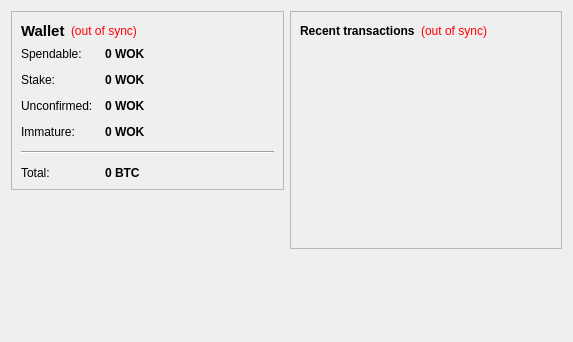
<?xml version="1.0" encoding="UTF-8"?>
<ui version="4.0">
 <class>OverviewPage</class>
 <widget class="QWidget" name="OverviewPage">
  <property name="geometry">
   <rect>
    <x>0</x>
    <y>0</y>
    <width>573</width>
    <height>342</height>
   </rect>
  </property>
  <property name="windowTitle">
   <string>Form</string>
  </property>
  <layout class="QHBoxLayout" name="horizontalLayout" stretch="1,1">
   <item>
    <layout class="QVBoxLayout" name="verticalLayout_2">
     <item>
      <widget class="QFrame" name="frame">
       <property name="frameShape">
        <enum>QFrame::StyledPanel</enum>
       </property>
       <property name="frameShadow">
        <enum>QFrame::Raised</enum>
       </property>
       <layout class="QVBoxLayout" name="verticalLayout_4">
        <item>
         <layout class="QHBoxLayout" name="horizontalLayout_4">
          <item>
           <widget class="QLabel" name="label_5">
            <property name="font">
             <font>
              <pointsize>11</pointsize>
              <weight>75</weight>
              <bold>true</bold>
             </font>
            </property>
            <property name="text">
             <string>Wallet</string>
            </property>
           </widget>
          </item>
          <item>
           <widget class="QLabel" name="labelWalletStatus">
            <property name="toolTip">
             <string>The displayed information may be out of date. Your wallet automatically synchronizes with the WorkerCoin network after a connection is established, but this process has not completed yet.</string>
            </property>
            <property name="styleSheet">
             <string notr="true">QLabel { color: red; }</string>
            </property>
            <property name="text">
             <string notr="true">(out of sync)</string>
            </property>
            <property name="alignment">
             <set>Qt::AlignLeading|Qt::AlignLeft|Qt::AlignVCenter</set>
            </property>
           </widget>
          </item>
          <item>
           <spacer name="horizontalSpacer_2">
            <property name="orientation">
             <enum>Qt::Horizontal</enum>
            </property>
            <property name="sizeHint" stdset="0">
             <size>
              <width>40</width>
              <height>20</height>
             </size>
            </property>
           </spacer>
          </item>
         </layout>
        </item>
        <item>
         <layout class="QFormLayout" name="formLayout_2">
          <property name="fieldGrowthPolicy">
           <enum>QFormLayout::AllNonFixedFieldsGrow</enum>
          </property>
          <property name="horizontalSpacing">
           <number>12</number>
          </property>
          <property name="verticalSpacing">
           <number>12</number>
          </property>
          <item row="0" column="0">
           <widget class="QLabel" name="label">
            <property name="text">
             <string>Spendable:</string>
            </property>
           </widget>
          </item>
          <item row="0" column="1">
           <widget class="QLabel" name="labelBalance">
            <property name="font">
             <font>
              <weight>75</weight>
              <bold>true</bold>
             </font>
            </property>
            <property name="cursor">
             <cursorShape>IBeamCursor</cursorShape>
            </property>
            <property name="toolTip">
             <string>Your current spendable balance</string>
            </property>
            <property name="text">
             <string notr="true">0 WOK</string>
            </property>
            <property name="textInteractionFlags">
             <set>Qt::LinksAccessibleByMouse|Qt::TextSelectableByKeyboard|Qt::TextSelectableByMouse</set>
            </property>
           </widget>
          </item>
          <item row="1" column="0">
           <widget class="QLabel" name="label_6">
            <property name="text">
             <string>Stake:</string>
            </property>
           </widget>
          </item>
          <item row="1" column="1">
           <widget class="QLabel" name="labelStake">
            <property name="font">
             <font>
              <weight>75</weight>
              <bold>true</bold>
             </font>
            </property>
            <property name="cursor">
             <cursorShape>IBeamCursor</cursorShape>
            </property>
            <property name="toolTip">
             <string>Total of coins that was staked, and do not yet count toward the current balance</string>
            </property>
            <property name="text">
             <string notr="true">0 WOK</string>
            </property>
            <property name="textInteractionFlags">
             <set>Qt::LinksAccessibleByMouse|Qt::TextSelectableByKeyboard|Qt::TextSelectableByMouse</set>
            </property>
           </widget>
          </item>
          <item row="2" column="0">
           <widget class="QLabel" name="label_3">
            <property name="text">
             <string>Unconfirmed:</string>
            </property>
           </widget>
          </item>
          <item row="2" column="1">
           <widget class="QLabel" name="labelUnconfirmed">
            <property name="font">
             <font>
              <weight>75</weight>
              <bold>true</bold>
             </font>
            </property>
            <property name="cursor">
             <cursorShape>IBeamCursor</cursorShape>
            </property>
            <property name="toolTip">
             <string>Total of transactions that have yet to be confirmed, and do not yet count toward the current balance</string>
            </property>
            <property name="text">
             <string notr="true">0 WOK</string>
            </property>
            <property name="textInteractionFlags">
             <set>Qt::LinksAccessibleByMouse|Qt::TextSelectableByKeyboard|Qt::TextSelectableByMouse</set>
            </property>
           </widget>
          </item>
          <item row="3" column="0">
           <widget class="QLabel" name="labelImmatureText">
            <property name="text">
             <string>Immature:</string>
            </property>
           </widget>
          </item>
          <item row="3" column="1">
           <widget class="QLabel" name="labelImmature">
            <property name="font">
             <font>
              <weight>75</weight>
              <bold>true</bold>
             </font>
            </property>
            <property name="toolTip">
             <string>Mined balance that has not yet matured</string>
            </property>
            <property name="text">
             <string notr="true">0 WOK</string>
            </property>
            <property name="textInteractionFlags">
             <set>Qt::LinksAccessibleByMouse|Qt::TextSelectableByKeyboard|Qt::TextSelectableByMouse</set>
            </property>
           </widget>
          </item>
          <item row="4" column="0" colspan="2">
           <widget class="Line" name="line">
            <property name="orientation">
             <enum>Qt::Horizontal</enum>
            </property>
           </widget>
          </item>
          <item row="5" column="0">
           <widget class="QLabel" name="labelTotalText">
            <property name="text">
             <string>Total:</string>
            </property>
           </widget>
          </item>
          <item row="5" column="1">
           <widget class="QLabel" name="labelTotal">
            <property name="font">
             <font>
              <weight>75</weight>
              <bold>true</bold>
             </font>
            </property>
            <property name="cursor">
             <cursorShape>IBeamCursor</cursorShape>
            </property>
            <property name="toolTip">
             <string>Your current total balance</string>
            </property>
            <property name="text">
             <string notr="true">0 BTC</string>
            </property>
            <property name="textInteractionFlags">
             <set>Qt::LinksAccessibleByMouse|Qt::TextSelectableByKeyboard|Qt::TextSelectableByMouse</set>
            </property>
           </widget>
          </item>
         </layout>
        </item>
       </layout>
      </widget>
     </item>
     <item>
      <spacer name="verticalSpacer">
       <property name="orientation">
        <enum>Qt::Vertical</enum>
       </property>
       <property name="sizeHint" stdset="0">
        <size>
         <width>20</width>
         <height>40</height>
        </size>
       </property>
      </spacer>
     </item>
    </layout>
   </item>
   <item>
    <layout class="QVBoxLayout" name="verticalLayout_3">
     <item>
      <widget class="QFrame" name="frame_2">
       <property name="frameShape">
        <enum>QFrame::StyledPanel</enum>
       </property>
       <property name="frameShadow">
        <enum>QFrame::Raised</enum>
       </property>
       <layout class="QVBoxLayout" name="verticalLayout">
        <item>
         <layout class="QHBoxLayout" name="horizontalLayout_2">
          <item>
           <widget class="QLabel" name="label_4">
            <property name="text">
             <string>&lt;b&gt;Recent transactions&lt;/b&gt;</string>
            </property>
           </widget>
          </item>
          <item>
           <widget class="QLabel" name="labelTransactionsStatus">
            <property name="toolTip">
             <string>The displayed information may be out of date. Your wallet automatically synchronizes with the WorkerCoin network after a connection is established, but this process has not completed yet.</string>
            </property>
            <property name="styleSheet">
             <string notr="true">QLabel { color: red; }</string>
            </property>
            <property name="text">
             <string notr="true">(out of sync)</string>
            </property>
            <property name="alignment">
             <set>Qt::AlignRight|Qt::AlignTrailing|Qt::AlignVCenter</set>
            </property>
           </widget>
          </item>
          <item>
           <spacer name="horizontalSpacer">
            <property name="orientation">
             <enum>Qt::Horizontal</enum>
            </property>
            <property name="sizeHint" stdset="0">
             <size>
              <width>40</width>
              <height>20</height>
             </size>
            </property>
           </spacer>
          </item>
         </layout>
        </item>
        <item>
         <widget class="QListView" name="listTransactions">
          <property name="styleSheet">
           <string notr="true">QListView { background: transparent; }</string>
          </property>
          <property name="frameShape">
           <enum>QFrame::NoFrame</enum>
          </property>
          <property name="verticalScrollBarPolicy">
           <enum>Qt::ScrollBarAlwaysOff</enum>
          </property>
          <property name="horizontalScrollBarPolicy">
           <enum>Qt::ScrollBarAlwaysOff</enum>
          </property>
          <property name="selectionMode">
           <enum>QAbstractItemView::NoSelection</enum>
          </property>
         </widget>
        </item>
       </layout>
      </widget>
     </item>
     <item>
      <spacer name="verticalSpacer_2">
       <property name="orientation">
        <enum>Qt::Vertical</enum>
       </property>
       <property name="sizeHint" stdset="0">
        <size>
         <width>20</width>
         <height>40</height>
        </size>
       </property>
      </spacer>
     </item>
    </layout>
   </item>
  </layout>
 </widget>
 <resources/>
 <connections/>
</ui>
